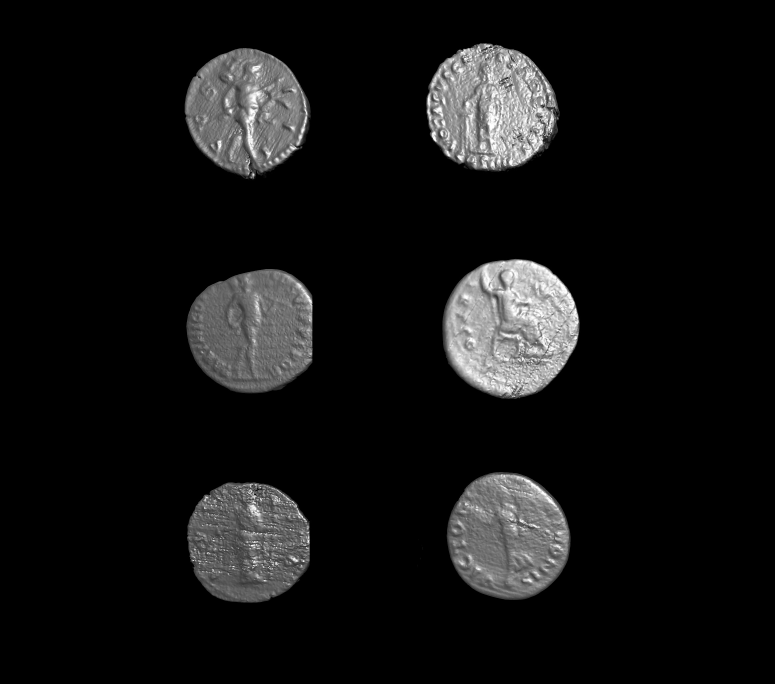
#> input picture Basic level image processing/c12_Morphological_Operators/coins.jpg, 2324 x 2052 px (shown at 1/3 size)
$ python K13_15_Para_Uygulamasi_2.py
#> lines starting #> are read from the running program, lines starting #| are printed output that depends on the picture; after the words box and inside, x2 and y2 are one past the last pixel; in counts of white or black regions, pixels touching at a corner belong together
import numpy as np
import cv2
import matplotlib.pyplot as plt

# Resmi oku
frame = cv2.imread("coins.jpg")
#> frame is the input picture: shape (2052, 2324, 3); min 0, max 255, mean 19.4

# Resmi yeniden boyutlandır
frame = cv2.resize(frame, (640, 480))
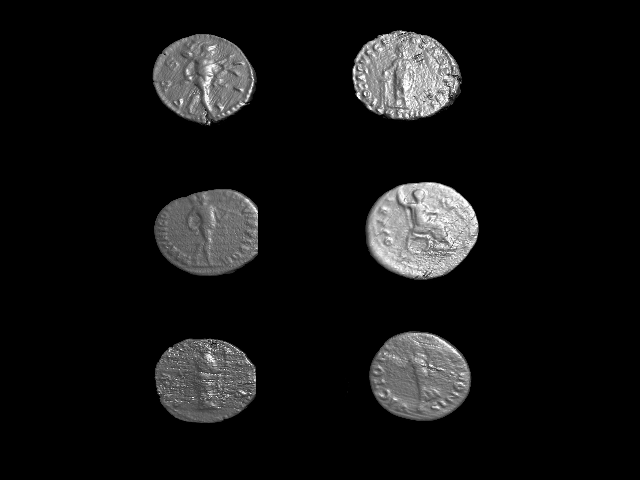
#> frame: shape (480, 640, 3); min 0, max 255, mean 19.4

# Resmi gri tonlamaya dönüştür
gray = cv2.cvtColor(frame, cv2.COLOR_BGR2GRAY)

# Otsu eşikleme uygula
_, thresh = cv2.threshold(gray, 0, 255, cv2.THRESH_BINARY | cv2.THRESH_OTSU)
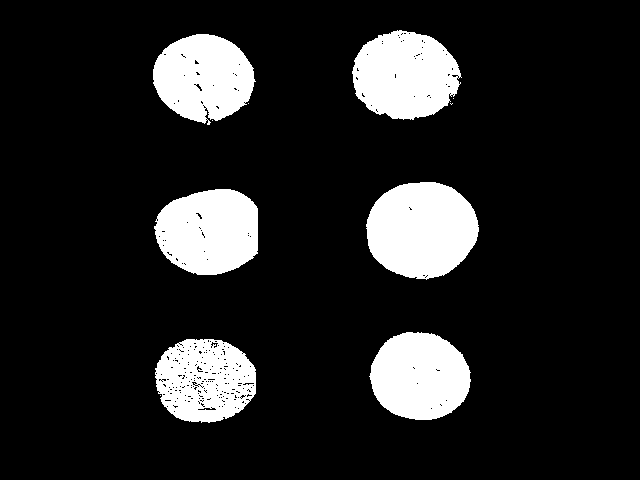
#> thresh: shape (480, 640); 14% white; 11 white regions (5 under 20 px), largest, box (x1, y1, x2, y2) and area: (366, 182, 479, 280) 8544, (352, 30, 462, 120) 7374, (154, 189, 258, 275) 7148, (369, 332, 471, 420) 6948, (153, 34, 256, 125) 6782, (155, 339, 256, 423) 6333

# Morfolojik işlemler için kernel boyutları
closing_kernel = np.ones((15, 15), np.uint8)
opening_kernel = np.ones((9, 9), np.uint8)

# Kapatma işlemi (Closing) uygula
closing_iterations = 3
closing = cv2.morphologyEx(thresh, cv2.MORPH_CLOSE, closing_kernel, iterations=closing_iterations)
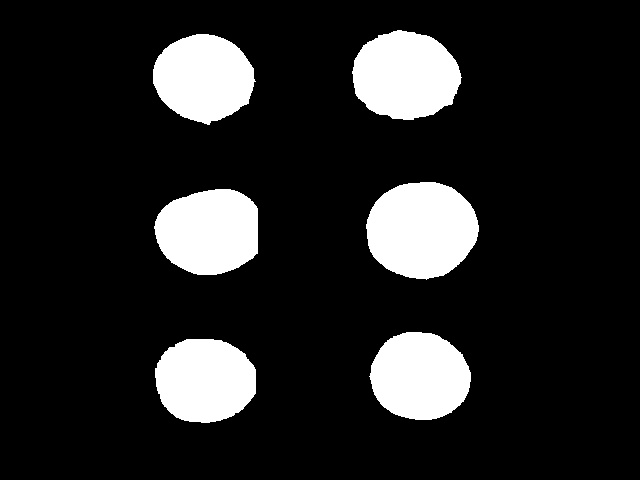
#> closing: shape (480, 640); 14.3% white; 6 white regions, box (x1, y1, x2, y2) and area: (366, 182, 479, 280) 8558, (352, 30, 462, 120) 7531, (154, 189, 258, 275) 7212, (369, 332, 471, 420) 6974, (153, 34, 256, 125) 6908, (155, 339, 256, 423) 6825

# Açma işlemi (Opening) uygula
opening_iterations = 2
opening = cv2.morphologyEx(closing, cv2.MORPH_OPEN, opening_kernel, iterations=opening_iterations)
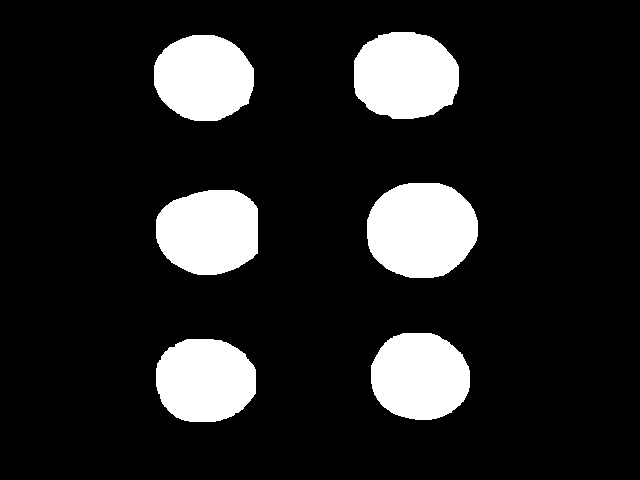
#> opening: shape (480, 640); 14.2% white; 6 white regions, box (x1, y1, x2, y2) and area: (367, 183, 478, 278) 8516, (354, 32, 459, 119) 7455, (156, 190, 258, 275) 7179, (371, 333, 470, 420) 6940, (154, 35, 254, 121) 6844, (156, 339, 256, 422) 6806

# Görüntüleri ve işlemlerin sonuçlarını yan yana göster
fig, axs = plt.subplots(1, 3, figsize=(18, 6))

# Orijinal görüntü
axs[0].imshow(cv2.cvtColor(frame, cv2.COLOR_BGR2RGB))
axs[0].set_title('Original Image')
axs[0].axis('off')

# Kapatma işlemi sonucu
axs[1].imshow(closing, cmap='gray')
axs[1].set_title('Closing ({} iterations)'.format(closing_iterations))
axs[1].axis('off')

# Açma işlemi sonucu
axs[2].imshow(opening, cmap='gray')
axs[2].set_title('Opening ({} iterations)'.format(opening_iterations))
axs[2].axis('off')

plt.show()

$ run again, with Basic level image processing/c12_Morphological_Operators/yazi.jpg copied over Basic level image processing/c12_Morphological_Operators/coins.jpg
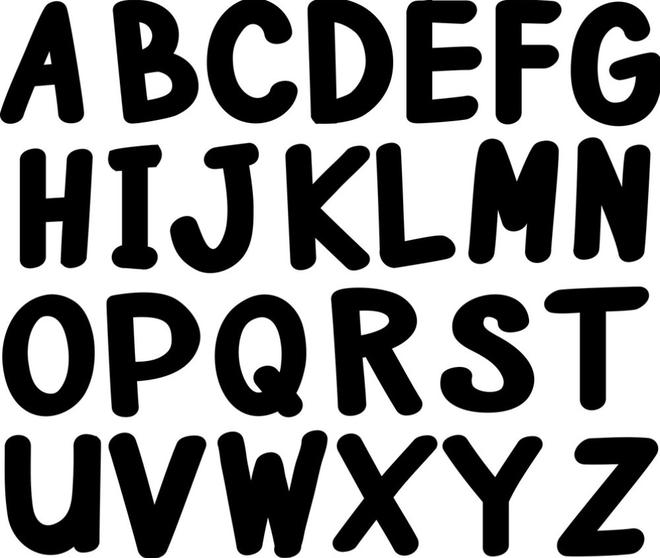
#> input picture Basic level image processing/c12_Morphological_Operators/yazi.jpg, 660 x 558 px
#> frame is the input picture: shape (558, 660, 3); min 0, max 255, mean 141.7
#> frame: shape (480, 640, 3)
#> `_, thresh = cv2.threshold(gray, 0, 255, cv2.THRESH_BINARY | cv2.THRESH..`:
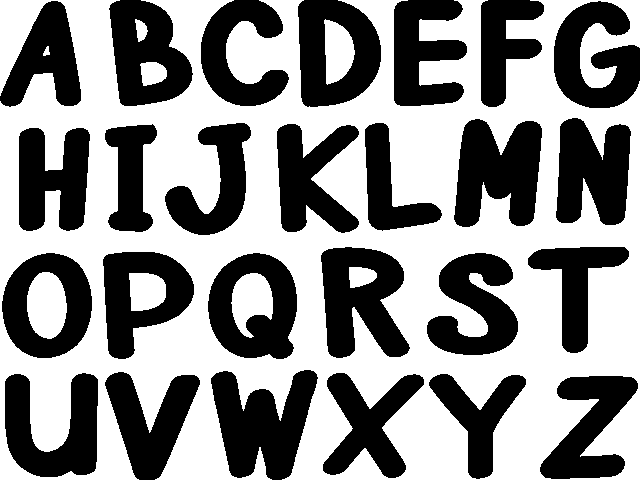
#> thresh: shape (480, 640); 55.5% white; 26 black regions, largest, box (x1, y1, x2, y2) and area: (211, 370, 318, 480) 7247, (454, 119, 542, 227) 6820, (321, 247, 410, 358) 6488
#> closing: shape (480, 640); every value is 255
#> `plt.show()`:
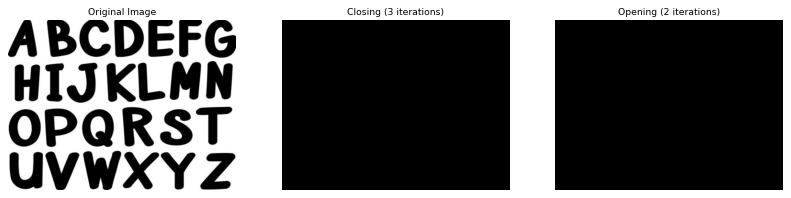
#> figure drawn by matplotlib, 3 panels
